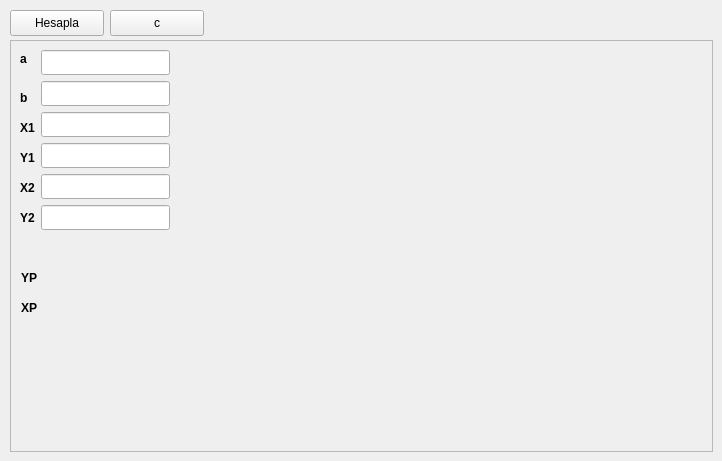
   <widget class="QWidget" name="tab_4">
    <attribute name="title">
     <string>Önden Kestirme</string>
    </attribute>
    <widget class="QFrame" name="frame_onden">
     <property name="geometry">
      <rect>
       <x>10</x>
       <y>40</y>
       <width>703</width>
       <height>412</height>
      </rect>
     </property>
     <property name="frameShape">
      <enum>QFrame::StyledPanel</enum>
     </property>
     <property name="frameShadow">
      <enum>QFrame::Raised</enum>
     </property>
     <widget class="QLabel" name="label_19">
      <property name="geometry">
       <rect>
        <x>190</x>
        <y>20</y>
        <width>481</width>
        <height>381</height>
       </rect>
      </property>
      <property name="text">
       <string/>
      </property>
      <property name="pixmap">
       <pixmap>onden.png</pixmap>
      </property>
      <property name="scaledContents">
       <bool>true</bool>
      </property>
     </widget>
     <widget class="QLineEdit" name="a_2">
      <property name="geometry">
       <rect>
        <x>31</x>
        <y>10</y>
        <width>129</width>
        <height>25</height>
       </rect>
      </property>
     </widget>
     <widget class="QLineEdit" name="y1_2">
      <property name="geometry">
       <rect>
        <x>31</x>
        <y>103</y>
        <width>129</width>
        <height>25</height>
       </rect>
      </property>
     </widget>
     <widget class="QLineEdit" name="b_2">
      <property name="geometry">
       <rect>
        <x>31</x>
        <y>41</y>
        <width>129</width>
        <height>25</height>
       </rect>
      </property>
     </widget>
     <widget class="QLineEdit" name="x1_2">
      <property name="geometry">
       <rect>
        <x>31</x>
        <y>72</y>
        <width>129</width>
        <height>25</height>
       </rect>
      </property>
     </widget>
     <widget class="QLineEdit" name="x2_2">
      <property name="geometry">
       <rect>
        <x>31</x>
        <y>134</y>
        <width>129</width>
        <height>25</height>
       </rect>
      </property>
     </widget>
     <widget class="QLineEdit" name="y2_2">
      <property name="geometry">
       <rect>
        <x>31</x>
        <y>165</y>
        <width>129</width>
        <height>25</height>
       </rect>
      </property>
     </widget>
     <widget class="QLabel" name="yp_2">
      <property name="geometry">
       <rect>
        <x>40</x>
        <y>229</y>
        <width>141</width>
        <height>21</height>
       </rect>
      </property>
      <property name="text">
       <string/>
      </property>
     </widget>
     <widget class="QLabel" name="xp_2">
      <property name="geometry">
       <rect>
        <x>40</x>
        <y>256</y>
        <width>141</width>
        <height>21</height>
       </rect>
      </property>
      <property name="text">
       <string/>
      </property>
      <property name="textInteractionFlags">
       <set>Qt::LinksAccessibleByMouse|Qt::TextEditable</set>
      </property>
     </widget>
     <widget class="QLabel" name="label_20">
      <property name="geometry">
       <rect>
        <x>10</x>
        <y>79</y>
        <width>18</width>
        <height>18</height>
       </rect>
      </property>
      <property name="font">
       <font>
        <weight>75</weight>
        <bold>true</bold>
       </font>
      </property>
      <property name="text">
       <string>X1</string>
      </property>
     </widget>
     <widget class="QLabel" name="label_21">
      <property name="geometry">
       <rect>
        <x>10</x>
        <y>10</y>
        <width>16</width>
        <height>18</height>
       </rect>
      </property>
      <property name="font">
       <font>
        <weight>75</weight>
        <bold>true</bold>
       </font>
      </property>
      <property name="text">
       <string>a</string>
      </property>
     </widget>
     <widget class="QLabel" name="label_22">
      <property name="geometry">
       <rect>
        <x>10</x>
        <y>109</y>
        <width>17</width>
        <height>18</height>
       </rect>
      </property>
      <property name="font">
       <font>
        <weight>75</weight>
        <bold>true</bold>
       </font>
      </property>
      <property name="text">
       <string>Y1</string>
      </property>
     </widget>
     <widget class="QLabel" name="label_23">
      <property name="geometry">
       <rect>
        <x>10</x>
        <y>49</y>
        <width>16</width>
        <height>18</height>
       </rect>
      </property>
      <property name="font">
       <font>
        <weight>75</weight>
        <bold>true</bold>
       </font>
      </property>
      <property name="text">
       <string>b</string>
      </property>
     </widget>
     <widget class="QLabel" name="label_24">
      <property name="geometry">
       <rect>
        <x>10</x>
        <y>139</y>
        <width>18</width>
        <height>18</height>
       </rect>
      </property>
      <property name="font">
       <font>
        <weight>75</weight>
        <bold>true</bold>
       </font>
      </property>
      <property name="text">
       <string>X2</string>
      </property>
     </widget>
     <widget class="QLabel" name="label_25">
      <property name="geometry">
       <rect>
        <x>10</x>
        <y>169</y>
        <width>17</width>
        <height>18</height>
       </rect>
      </property>
      <property name="font">
       <font>
        <weight>75</weight>
        <bold>true</bold>
       </font>
      </property>
      <property name="text">
       <string>Y2</string>
      </property>
     </widget>
     <widget class="QLabel" name="label_26">
      <property name="geometry">
       <rect>
        <x>11</x>
        <y>229</y>
        <width>18</width>
        <height>18</height>
       </rect>
      </property>
      <property name="font">
       <font>
        <weight>75</weight>
        <bold>true</bold>
       </font>
      </property>
      <property name="text">
       <string>YP</string>
      </property>
     </widget>
     <widget class="QLabel" name="label_27">
      <property name="geometry">
       <rect>
        <x>11</x>
        <y>259</y>
        <width>19</width>
        <height>18</height>
       </rect>
      </property>
      <property name="font">
       <font>
        <weight>75</weight>
        <bold>true</bold>
       </font>
      </property>
      <property name="text">
       <string>XP</string>
      </property>
     </widget>
    </widget>
    <widget class="QPushButton" name="hesapla_2">
     <property name="geometry">
      <rect>
       <x>10</x>
       <y>10</y>
       <width>94</width>
       <height>26</height>
      </rect>
     </property>
     <property name="text">
      <string>Hesapla</string>
     </property>
    </widget>
    <widget class="QPushButton" name="temizle_2">
     <property name="geometry">
      <rect>
       <x>110</x>
       <y>10</y>
       <width>94</width>
       <height>26</height>
      </rect>
     </property>
     <property name="text">
      <string>c</string>
     </property>
    </widget>
   </widget>
